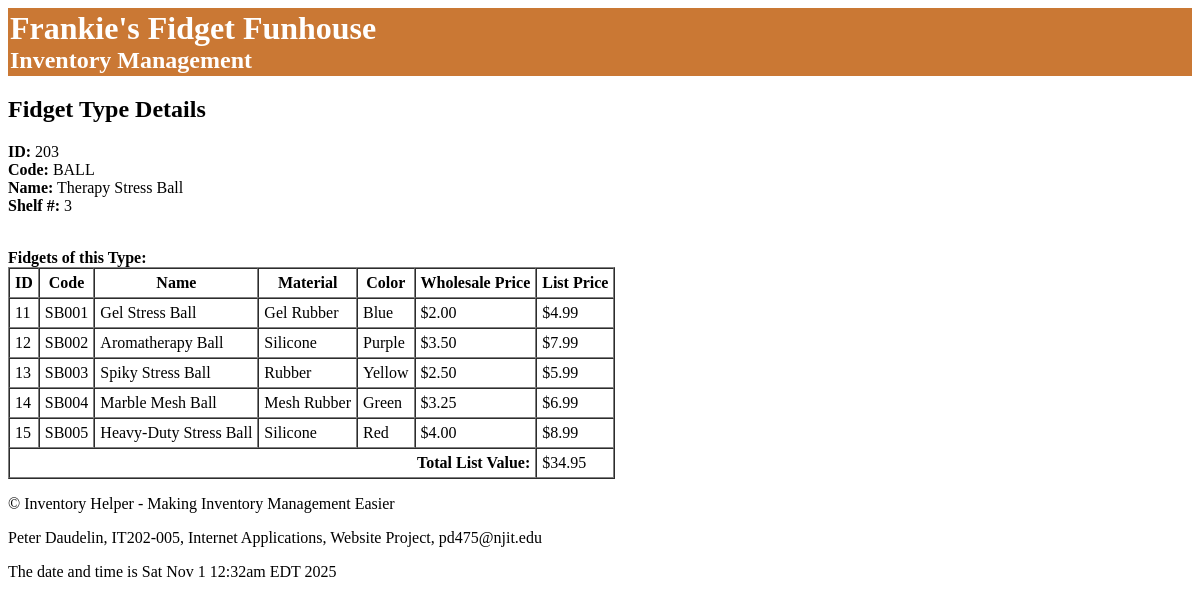
Before: /website/displayfidgettype.inc.php?FidgetTypeID=203 with the older database file.
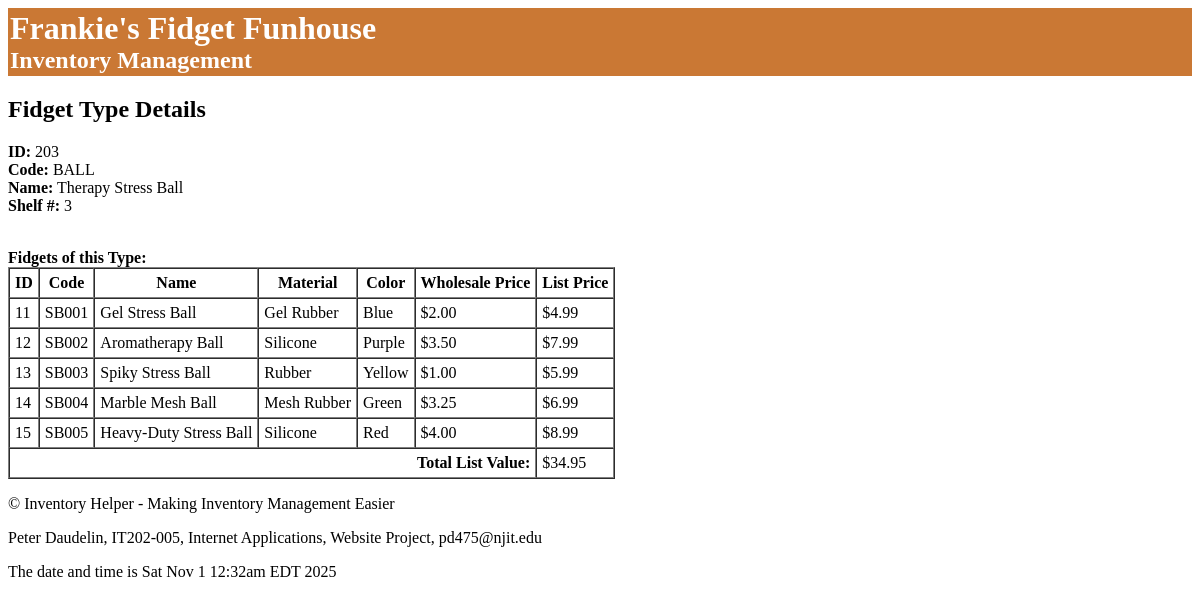
After: the same page with the newer database file.
### tables this page shows
CREATE TABLE IF NOT EXISTS `FidgetTypes` (
  `FidgetTypeID` int(11) NOT NULL,
  `FidgetTypeCode` varchar(255) NOT NULL,
  `FidgetTypeName` varchar(255) NOT NULL,
  `FidgetShelfNumber` int(11) NOT NULL,
  `DateTimeCreated` timestamp NULL DEFAULT CURRENT_TIMESTAMP,
  `DateTimeUpdated` timestamp NULL DEFAULT CURRENT_TIMESTAMP ON UPDATE CURRENT_TIMESTAMP
);

CREATE TABLE IF NOT EXISTS `Fidgets` (
  `FidgetID` int(11) NOT NULL,
  `FidgetCode` varchar(10) NOT NULL,
  `FidgetName` varchar(255) NOT NULL,
  `FidgetDescription` text NOT NULL,
  `FidgetMaterial` varchar(255) NOT NULL,
  `FidgetColor` varchar(255) NOT NULL,
  `FidgetTypeID` int(11) NOT NULL,
  `FidgetWholesalePrice` decimal(10,2) NOT NULL,
  `FidgetListPrice` decimal(10,2) NOT NULL,
  `DateTimeCreated` timestamp NULL DEFAULT CURRENT_TIMESTAMP,
  `DateTimeUpdated` timestamp NULL DEFAULT CURRENT_TIMESTAMP ON UPDATE CURRENT_TIMESTAMP
);

### website/fidgettype.php (called while the page is built, shortened)
<?php
class FidgetType
{
    function __construct($FidgetTypeID, $FidgetTypeCode, $FidgetTypeName, $FidgetShelfNumber)
    {
        $this->FidgetTypeID = $FidgetTypeID;
        $this->FidgetTypeCode = $FidgetTypeCode;
        $this->FidgetTypeName = $FidgetTypeName;
        $this->FidgetShelfNumber = $FidgetShelfNumber;
    }
    static function findFidgetType($FidgetTypeID)
    {
        $db = getDB();
        $query = "SELECT * FROM FidgetTypes WHERE FidgetTypeID = ?";
        $stmt = $db->prepare($query);
        $stmt->bind_param("i", $FidgetTypeID);
        $stmt->execute();
        $result = $stmt->get_result();
        $row = $result->fetch_array(MYSQLI_ASSOC);
        if ($row) {
            $fidgetType = new FidgetType(
                $row['FidgetTypeID'],
                $row['FidgetTypeCode'],
                $row['FidgetTypeName'],
                $row['FidgetShelfNumber']
            );
            return $fidgetType;
        } else {
            $db->close();
            return NULL;
        }
    }
}

### website/fidget.php (called while the page is built, shortened)
<?php
class Fidget
{
    function __construct(
        $FidgetID,
        $FidgetCode,
        $FidgetName,
        $FidgetDescription,
        $FidgetMaterial,
        $FidgetColor,
        $FidgetTypeID,
        $FidgetWholesalePrice,
        $FidgetListPrice
    ) {
        $this->FidgetID = $FidgetID;
        $this->FidgetCode = $FidgetCode;
        $this->FidgetName = $FidgetName;
        $this->FidgetMaterial = $FidgetMaterial;
        $this->FidgetColor = $FidgetColor;
        $this->FidgetWholesalePrice = $FidgetWholesalePrice;
        $this->FidgetListPrice = $FidgetListPrice;
    }
    static function getFidgetsByType($FidgetTypeID)
    {
        $db = getDB();
        $query = "SELECT * FROM Fidgets WHERE FidgetTypeID = ?";
        $stmt = $db->prepare($query);
        $stmt->bind_param("i", $FidgetTypeID);
        $stmt->execute();
        $result = $stmt->get_result();
        if ($result->num_rows > 0) {
            $fidgets = array();
            while ($row = $result->fetch_array(MYSQLI_ASSOC)) {
                $fidget = new Fidget(
                    $row['FidgetID'],
                    $row['FidgetCode'],
                    $row['FidgetName'],
                    $row['FidgetDescription'],
                    $row['FidgetMaterial'],
                    $row['FidgetColor'],
                    $row['FidgetTypeID'],
                    $row['FidgetWholesalePrice'],
                    $row['FidgetListPrice']
                );
                array_push($fidgets, $fidget);
            }
            return $fidgets;
        } else {
            $db->close();
            return NULL;
        }
    }
}
?>

### website/displayfidgettype.inc.php (the view, shortened to what this page needs)
<?php
include("header.inc.php");
require_once("fidgettype.php");
require_once("fidget.php");
if (!isset($_REQUEST['FidgetTypeID']) || !is_numeric($_REQUEST['FidgetTypeID'])) {
?>
    <h2>You did not select a valid FidgetTypeID to view.</h2>
    <a href="index.php?content=listfidgettypes">List Fidget Types</a>
<?php
} else {
    $FidgetTypeID = $_REQUEST['FidgetTypeID'];
    $fidgetType = FidgetType::findFidgetType($FidgetTypeID);
    if ($fidgetType) {
        echo "<h2>Fidget Type Details</h2>";
        echo "<p><b>ID:</b> {$fidgetType->FidgetTypeID}<br>";
        echo "<b>Code:</b> {$fidgetType->FidgetTypeCode}<br>";
        echo "<b>Name:</b> {$fidgetType->FidgetTypeName}<br>";
        echo "<b>Shelf #:</b> {$fidgetType->FidgetShelfNumber}</p>";
        $fidgets = Fidget::getFidgetsByType($FidgetTypeID);
        if ($fidgets) {
?>
            <b>Fidgets of this Type:</b><br>
            <table border="1" cellpadding="5" cellspacing="0">
                <tr>
                    <th>ID</th>
                    <th>Code</th>
                    <th>Name</th>
                    <th>Material</th>
                    <th>Color</th>
                    <th>Wholesale Price</th>
                    <th>List Price</th>
                </tr>
                <?php
                $totalValue = 0;
                foreach ($fidgets as $fidget) {
                ?>
                    <tr>
                        <td><?php echo htmlspecialchars($fidget->FidgetID); ?></td>
                        <td><?php echo htmlspecialchars($fidget->FidgetCode); ?></td>
                        <td><?php echo htmlspecialchars($fidget->FidgetName); ?></td>
                        <td><?php echo htmlspecialchars($fidget->FidgetMaterial); ?></td>
                        <td><?php echo htmlspecialchars($fidget->FidgetColor); ?></td>
                        <td><?php echo '$' . number_format($fidget->FidgetWholesalePrice, 2); ?></td>
                        <td><?php echo '$' . number_format($fidget->FidgetListPrice, 2); ?></td>
                    </tr>
                <?php
                    $totalValue += $fidget->FidgetListPrice;
                }
                ?>
                <tr>
                    <td colspan="6" style="text-align: right;"><b>Total List Value:</b></td>
                    <td><?php echo '$' . number_format($totalValue, 2); ?></td>
                </tr>
            </table>
<?php
        } else {
            echo "<h3>There are no Fidgets for this type.</h3>\n";
        }
    } else {
        echo "<h2>Sorry, Fidget Type $FidgetTypeID not found.</h2>\n";
    }
}
include("footer.inc.php");
?>

### website/header.inc.php (shortened to what this page needs)
<div class="header-div">
  <div>
      <h1>Frankie's Fidget Funhouse</h1>
      <h2>Inventory Management</h2>
  </div>
</div>

### website/footer.inc.php (shortened to what this page needs)
<p>&copy Inventory Helper - Making Inventory Management Easier</p>
<p>Peter Daudelin, IT202-005, Internet Applications, Website Project, pd475@njit.edu</p>
<p>
   <?php
   echo "The date and time is " . date("D M j h:ia T Y");
   ?>
</p>

### website/header.inc.php (style rules this page uses)
.header-div { background-color: #ca7834; padding: 2px; display: flex; align-items: center; }
.header-div h1, .header-div h2 { color: white; margin: 0; }

Changed rows visible on the page:
changed fidgets "SB003": FidgetWholesalePrice "2.50" → "1.00"
